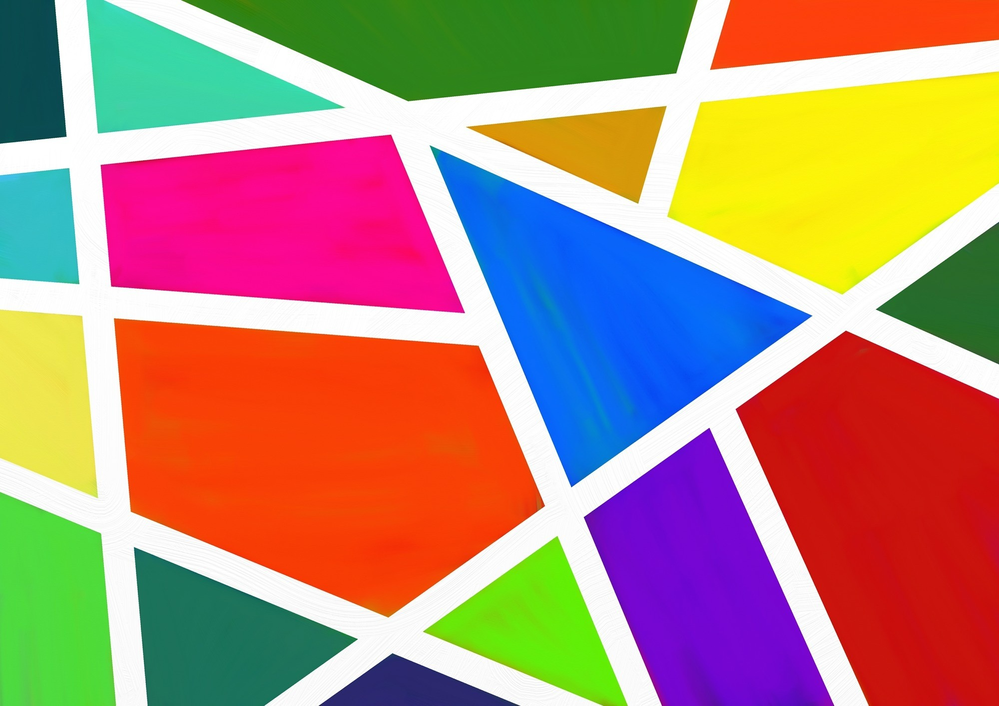
#> input picture task3/img/shape.bmp, 999 x 706 px, shrunk from 2000 x 1414 before the run
$ python SVO.py
#> lines starting #> are read from the running program, lines starting #| are printed output that depends on the picture
### task3/SVD.py
from abc import ABC
from struct import pack, calcsize, unpack

import PIL
import numpy as np


class Encoder(ABC):
    def __init__(self, compression_ratio):
        self.u = None
        self.v = None
        self.s = None
        self.ratio = compression_ratio

    def compress(self, img):
        pass

    def decompress(self):
        pass

    def to_bytes(self):
        if self.u is None or self.s is None or self.v is None:
            raise ValueError('Cannot convert to bytes an empty values')

        u_shape_flat = self.u.shape[0] * self.u.shape[1]
        s_len = len(self.s)
        v_shape_0, v_shape_1 = self.v.shape

        shapes_bytes = pack('<LIII', u_shape_flat, s_len, v_shape_0, v_shape_1)

        u_bytes = self.u.tobytes()
        s_bytes = self.s.tobytes()
        v_bytes = self.v.tobytes()

        return shapes_bytes + u_bytes + s_bytes + v_bytes

    # [18 lines left out: function read, not called in this run]


class SVD(Encoder):

    def compress(self, img: PIL.Image):
        u, s, v = np.linalg.svd(img, full_matrices=False)
        num_singular_values = int(len(s) * self.ratio)

        self.u = u[:, :num_singular_values]
        self.s = s[:num_singular_values]
        self.v = v[:num_singular_values, :]

        return self

    def decompress(self):
        img = np.dot(np.dot(self.u, np.diag(self.s)), self.v)
        img = np.clip(img, 0, 255).astype(np.uint8)
        return img


class PrimitiveSVD(Encoder):
    def __init__(self, compression_ratio, num_iterations=10):
        super().__init__(compression_ratio)
        self.num_iterations = num_iterations

    def compress(self, img: np.ndarray):
        m, n = img.shape
        k = int(min(m, n) * self.ratio)
        self.u, self.s, self.v = self._svd(img, k)
        return self

    def decompress(self):
        return np.clip(np.dot(np.dot(self.u, np.diag(self.s)), self.v), 0, 255).astype(np.uint8)

    def _svd(self, matrix, k):
        m, n = matrix.shape
        u = np.zeros((m, k))
        s = np.zeros(k)
        v = np.zeros((k, n))

        for i in range(k):
            v_i = self._power_iteration(matrix.T @ matrix)
            u_i = matrix @ v_i
            s_i = np.linalg.norm(u_i)
            u_i /= s_i

            u[:, i] = u_i
            s[i] = s_i
            v[i] = v_i

            matrix = matrix - s_i * np.outer(u_i, v_i)

        return u, s, v

    def _power_iteration(self, matrix):
        n = matrix.shape[1]
        v = np.random.rand(n)
        v /= np.linalg.norm(v)

        for _ in range(self.num_iterations):
            v = matrix @ v
            v /= np.linalg.norm(v)

        return v


class BlockPowerSVD(Encoder):
    def __init__(self, compression_ratio, num_iterations=10, block_size=50):
        super().__init__(compression_ratio)
        self.ratio = compression_ratio
        self.num_iterations = num_iterations
        self.block_size = block_size

    def compress(self, img: np.ndarray):
        m, n = img.shape
        k = int(min(m, n) * self.ratio)
        self.u, self.s, self.v = self._svd(img, k)
        return self

    def decompress(self):
        return np.clip(np.dot(np.dot(self.u, np.diag(self.s)), self.v), 0, 255).astype(np.uint8)

    def _svd(self, matrix, k):
        m, n = matrix.shape
        block_size = min(self.block_size, k)
        U = np.random.rand(m, block_size)
        V = np.random.rand(n, block_size)

        for _ in range(self.num_iterations):
            # Bidiagonalization step
            V = np.linalg.qr(matrix.T @ U)[0][:, :block_size]
            U = np.linalg.qr(matrix @ V)[0][:, :block_size]

        # Compute singular values and vectors from the bidiagonalized matrices
        U, s, Vt = np.linalg.svd(matrix @ V, full_matrices=False)
        U = U[:, :k]
        s = s[:k]
        V = V @ Vt.T
        V = V[:, :k]

        return U, s, V.T

### task3/SVO.py
from copy import deepcopy
from struct import unpack, pack

import numpy as np
from PIL import Image

from task3.SVD import SVD, PrimitiveSVD, BlockPowerSVD, Encoder


class SVO:
    def __init__(self, file_path, encoder: Encoder):
        self.r = None
        self.g = None
        self.b = None
        with open(file_path, "rb") as f:
            magic_number = unpack("<4s", f.read(4))[0]
            if magic_number == b'SVO':
                self.load(f)
            else:
                self.encode(Image.open(file_path), encoder)

    def encode(self, img, encoder: Encoder):
        if encoder is None:
            encoder = SVD(2)
        r, g, b = img.split()
        self.r = deepcopy(encoder).compress(np.array(r))
        self.g = deepcopy(encoder).compress(np.array(g))
        self.b = deepcopy(encoder).compress(np.array(b))

    def decode(self):
        if self.r is None or self.g is None or self.b is None:
            raise ValueError("Image is empty, nothing to decode")
        img = np.zeros((self.r.u.shape[0], self.b.v.shape[1], 3), dtype=np.uint8)
        img[:, :, 0] = self.r.decompress()
        img[:, :, 1] = self.g.decompress()
        img[:, :, 2] = self.b.decompress()
        return Image.fromarray(img)

    # [9 lines left out: function load, not called in this run]

    def save(self, file_path: str):
        with open(file_path, 'wb') as file:
            file.write(pack("<4s", b'SVO'))
            file.write(self.r.to_bytes())
            file.write(self.g.to_bytes())
            file.write(self.b.to_bytes())


def compress_img(img: str, new_img: str, ratio: float, encode: str):
    decoder = None
    if encode == "numpy":
        decoder = SVD(compression_ratio=ratio)
    elif encode == "power":
        decoder = PrimitiveSVD(compression_ratio=ratio)
    elif encode == "block":
        decoder = BlockPowerSVD(compression_ratio=ratio)
    svo = SVO(img, decoder)
    svo.save("ZOV.SVO")
    decoded_image = svo.decode()
    decoded_image.save(new_img)


compress_img("img/shape.bmp", "compress_img/shapeNP.bmp", 0.03, "numpy")
#> in compress, `u, s, v = np.linalg.svd(img, full_matrices=False)`: s = 706 values, max 156047.2 at index 0, min 9.23 at index 705, mean 875.6
#> in compress, `num_singular_values = int(len(s) * self.ratio)`: num_singular_values = 21
#> in compress, `self.s = s[:num_singular_values]`: self.s = 21 values, max 156047.2 at index 0, min 4407.1 at index 20, mean 18334.4
#> in compress (call 3), `u, s, v = np.linalg.svd(img, full_matrices=False)`:
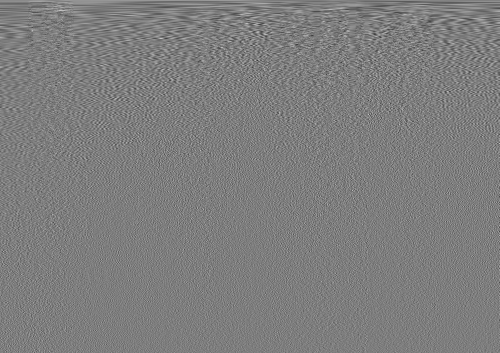
#> v: shape (706, 999) float64 (shown at 1/2 size); min -0.167, max 0.172, mean 2.98e-05; drawn with min black and max white
#> in compress (call 3), `u, s, v = np.linalg.svd(img, full_matrices=False)`: s = 706 values, max 110166.9 at index 0, min 9.65 at index 705, mean 912
#> in compress (call 3), `self.s = s[:num_singular_values]`: self.s = 21 values, max 110166.9 at index 0, min 5124.9 at index 20, mean 18049.2
#> in to_bytes, `s_len = len(self.s)`: s_len = 21
#> in decode, `img[:, :, 2] = self.b.decompress()`:
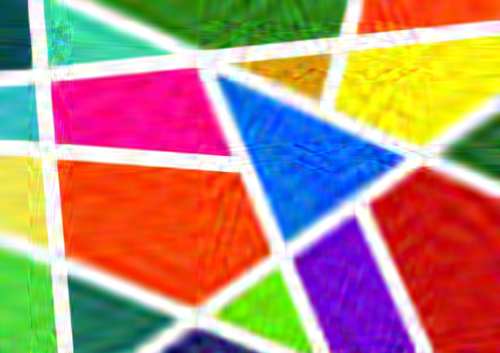
#> img: shape (706, 999, 3) (shown at 1/2 size); mean of channels 0, 1, 2 177.7, 136.1, 118.5; drawn as R, G, B
compress_img("img/shape.bmp", "compress_img/shapePower.bmp", 0.03, "power")
#> the loop in _svd, `for i in range(k):` made 21 passes
#> s_i on passes 1 to 8: 152927.8, 41064.2, 33551.4, 22783.2, 19130.1, 14857.4, 12438.1, 12364
#> after the loop in _svd, `for i in range(k):`:
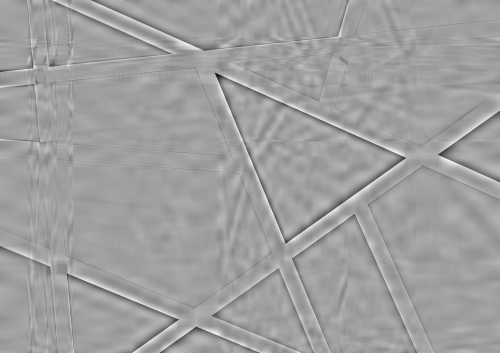
#> matrix: shape (706, 999) float64 (shown at 1/2 size); min -235.3, max 140.1, mean 0; drawn with min black and max white
#> after the loop in _svd, `for i in range(k):`: s = 21 values, max 152927.8 at index 0, min 4345.8 at index 20, mean 19123.4
#> in compress, `self.u, self.s, self.v = self._svd(img, k)`: self.s has the same summary as s in _svd
#> call 2 of _svd, with k = 21
#> the loop in _svd (call 2), `for i in range(k):` made 21 passes
#> s_i on passes 1 to 8: 119223.5, 42612.1, 36047.5, 19540.7, 19407, 14139.9, 14565.7, 12724.2
#> after the loop in _svd (call 2), `for i in range(k):`:
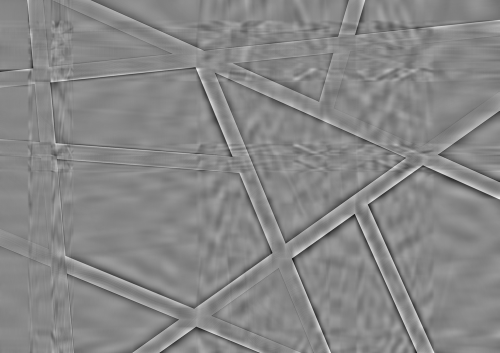
#> matrix: shape (706, 999) float64 (shown at 1/2 size); min -188.3, max 166.8, mean 0; drawn with min black and max white
#> after the loop in _svd (call 2), `for i in range(k):`: s = 21 values, max 119223.5 at index 0, min 4413.2 at index 20, mean 17975
#> call 3 of _svd, with k = 21
#> the loop in _svd (call 3), `for i in range(k):` made 21 passes
#> s_i on passes 1 to 8: 104549.6, 46351.5, 33121.4, 29502.5, 23174.1, 16396.1, 14893.2, 13687.7
#> pass 1, in _svd (call 3), `matrix = matrix - s_i * np.outer(u_i, v_i)`:
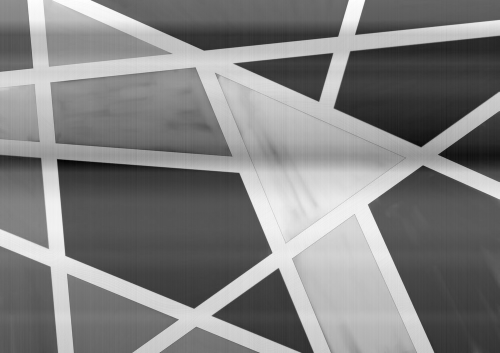
#> matrix: shape (706, 999) float64 (shown at 1/2 size); min -206.3, max 200.4, mean 0.1; drawn with min black and max white
#> after the loop in _svd (call 3), `for i in range(k):`:
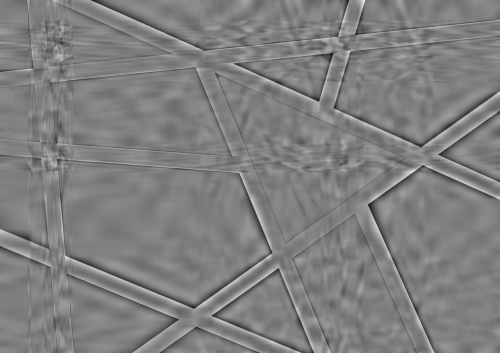
#> matrix: shape (706, 999) float64 (shown at 1/2 size); min -186.7, max 186.3, mean 0; drawn with min black and max white
#> after the loop in _svd (call 3), `for i in range(k):`: s = 21 values, max 104549.6 at index 0, min 5144.1 at index 20, mean 18771.3
#> in compress (call 3), `self.u, self.s, self.v = self._svd(img, k)`: self.s has the same summary as s in _svd
compress_img("img/shape.bmp", "compress_img/shapeBlock.bmp", 0.03, "block")
#> in _svd, `U, s, Vt = np.linalg.svd(matrix @ V, full_matrices=False)`: s = 21 values, max 156047.2 at index 0, min 4407 at index 20, mean 18334.4
#> in compress, `self.u, self.s, self.v = self._svd(img, k)`: self.s has the same summary as s in _svd
#> in _svd (call 2), `U, s, Vt = np.linalg.svd(matrix @ V, full_matrices=False)`: s = 21 values, max 121612.4 at index 0, min 4519.1 at index 20, mean 17475
#> call 3 of _svd, with k = 21
#> in _svd (call 3), `U, s, Vt = np.linalg.svd(matrix @ V, full_matrices=False)`:
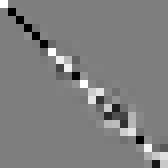
#> Vt: shape (21, 21) float64 (shown 8 times larger); min -1, max 1, mean 0.0034; drawn with min black and max white
#> in _svd (call 3), `U, s, Vt = np.linalg.svd(matrix @ V, full_matrices=False)`: s = 21 values, max 110166.9 at index 0, min 5051.2 at index 20, mean 18045.6
#> in compress (call 3), `self.u, self.s, self.v = self._svd(img, k)`: self.s has the same summary as s in _svd

$ run again, with task3/img/Sutener.bmp copied over task3/img/shape.bmp
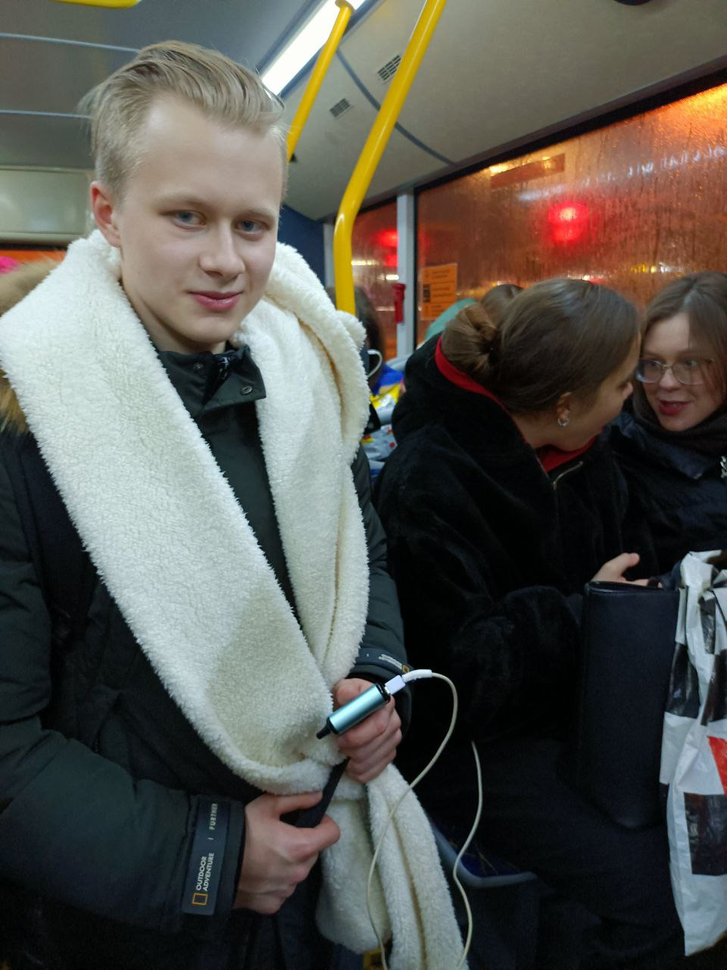
#> input picture task3/img/Sutener.bmp, 727 x 970 px, shrunk from 960 x 1280 before the run
#> in compress, `u, s, v = np.linalg.svd(img, full_matrices=False)`: s = 727 values, max 81716.6 at index 0, min 3.4 at index 726, mean 553.1
#> num_singular_values = 21
#> in compress, `self.s = s[:num_singular_values]`: self.s = 21 values, max 81716.6 at index 0, min 3168.5 at index 20, mean 11469.7
#> in compress (call 3), `u, s, v = np.linalg.svd(img, full_matrices=False)`:
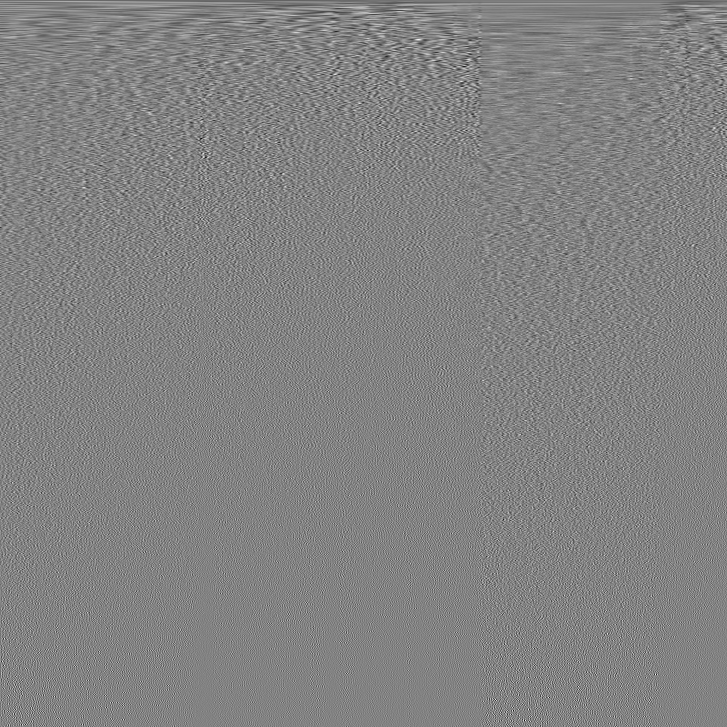
#> v: shape (727, 727) float64; min -0.258, max 0.245, mean -5.33e-05; drawn with min black and max white
#> in compress (call 3), `u, s, v = np.linalg.svd(img, full_matrices=False)`: s = 727 values, max 75976.6 at index 0, min 3.26 at index 726, mean 547.6
#> in compress (call 3), `self.s = s[:num_singular_values]`: self.s = 21 values, max 75976.6 at index 0, min 3179.7 at index 20, mean 11092.1
#> s_len = 21
#> the loop in _svd, `for i in range(k):` made 21 passes
#> s_i on passes 1 to 8: 78746.1, 32085.8, 21159.1, 17274.8, 12220.4, 9654.7, 8782.3, 8085.2
#> after the loop in _svd, `for i in range(k):`: s = 21 values, max 78746.1 at index 0, min 3173.7 at index 20, mean 11799.7
#> in compress, `self.u, self.s, self.v = self._svd(img, k)`: self.s has the same summary as s in _svd
#> the loop in _svd (call 2), `for i in range(k):` made 21 passes
#> s_i on passes 1 to 8: 75157.8, 36937.3, 22741.5, 16786.4, 11900.1, 9998.6, 9077.3, 7310
#> the loop in _svd (call 3), `for i in range(k):` made 21 passes
#> s_i on passes 1 to 8: 68673.4, 36811.1, 22780.4, 16347.9, 11775, 9938.6, 9426.6, 8077.8
#> after the loop in _svd (call 3), `for i in range(k):`:
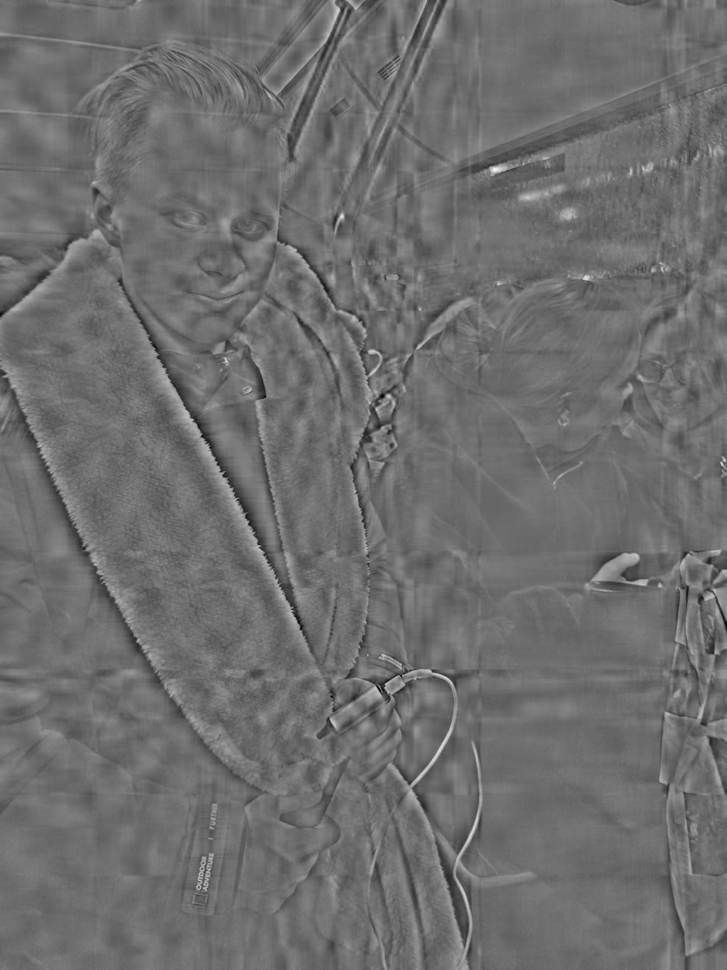
#> matrix: shape (970, 727) float64; min -127.7, max 167.8, mean 0; drawn with min black and max white
#> after the loop in _svd (call 3), `for i in range(k):`: s = 21 values, max 68673.4 at index 0, min 3151.3 at index 20, mean 11763.2
#> in compress (call 3), `self.u, self.s, self.v = self._svd(img, k)`: self.s has the same summary as s in _svd
#> in _svd, `U, s, Vt = np.linalg.svd(matrix @ V, full_matrices=False)`: s = 21 values, max 81716.6 at index 0, min 3016.1 at index 20, mean 11461.4
#> in compress, `self.u, self.s, self.v = self._svd(img, k)`: self.s has the same summary as s in _svd
#> in _svd (call 3), `U, s, Vt = np.linalg.svd(matrix @ V, full_matrices=False)`: s = 21 values, max 75976.6 at index 0, min 3166.6 at index 20, mean 11091.3
#> in compress (call 3), `self.u, self.s, self.v = self._svd(img, k)`: self.s has the same summary as s in _svd
